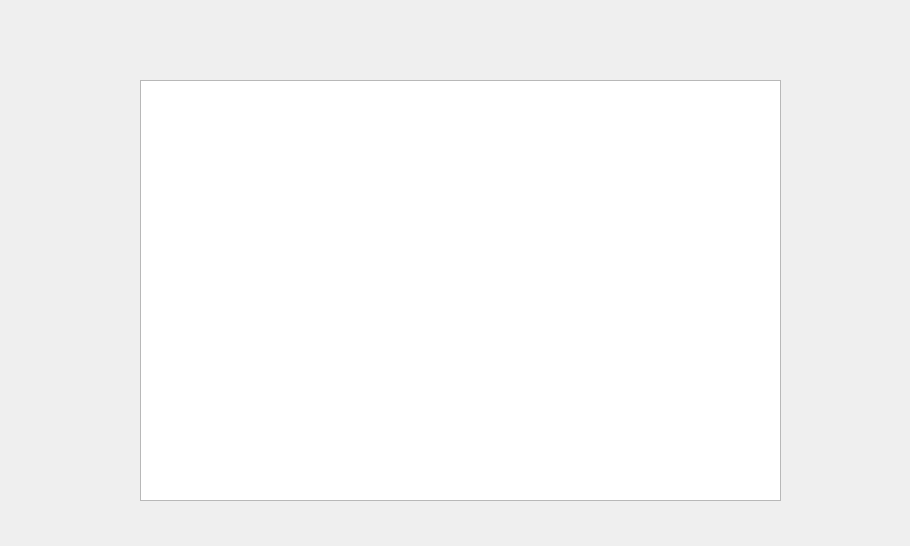
<?xml version="1.0" encoding="UTF-8"?>
<ui version="4.0">
 <class>Form</class>
 <widget class="QWidget" name="Form">
  <property name="geometry">
   <rect>
    <x>0</x>
    <y>0</y>
    <width>910</width>
    <height>546</height>
   </rect>
  </property>
  <property name="windowTitle">
   <string>Form</string>
  </property>
  <widget class="PlotWidget" name="graphicsView">
   <property name="geometry">
    <rect>
     <x>140</x>
     <y>80</y>
     <width>641</width>
     <height>421</height>
    </rect>
   </property>
  </widget>
 </widget>
 <customwidgets>
  <customwidget>
   <class>PlotWidget</class>
   <extends>QGraphicsView</extends>
   <header>pyqtgraph</header>
  </customwidget>
 </customwidgets>
 <resources/>
 <connections/>
</ui>
